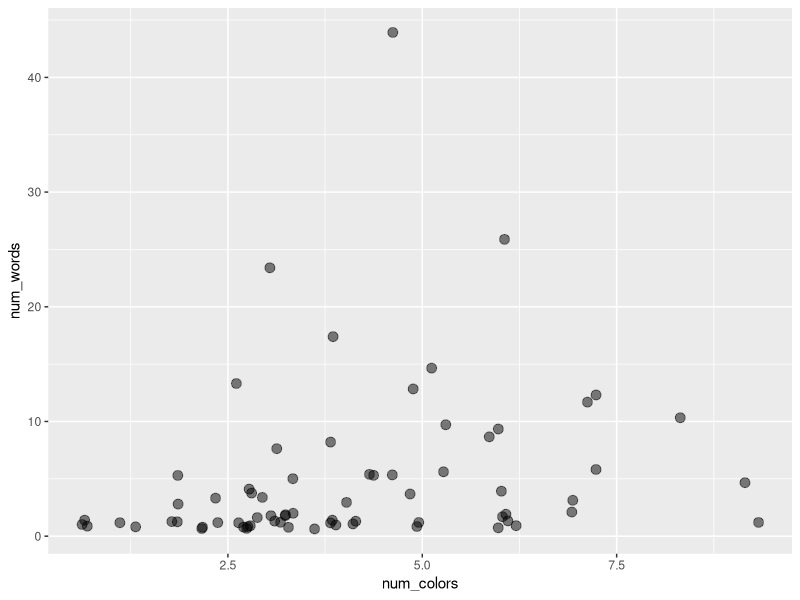
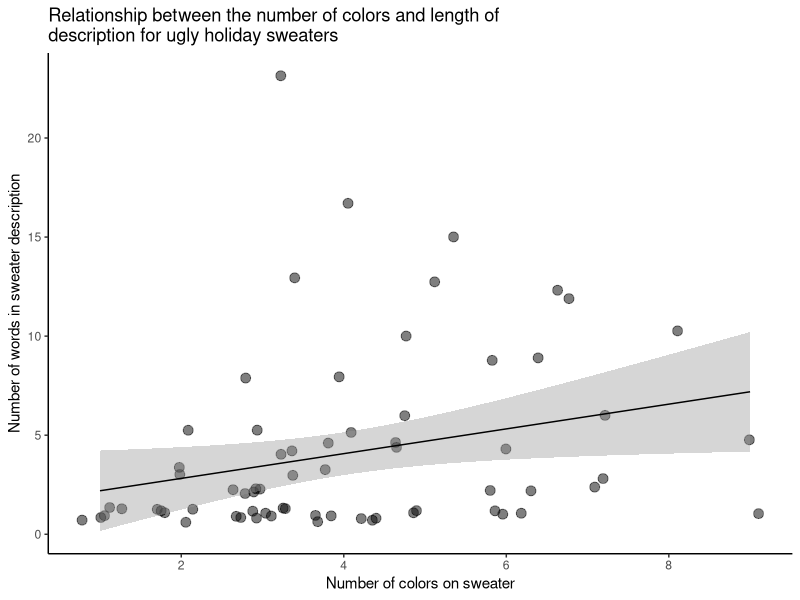

The R script that drew these images, in order:
#..........................load packages.........................

library(tidyverse)

#..........................read in data..........................

sweaters <- read_csv(here::here("holiday_sweaters_2020_clean.csv")) %>% 
  dplyr::filter(hs_tf == "Yes") # filter data for those that actually have a sweater

#.....................wrangle sweater colors.....................
# 1) tidy colors (1 color per row)
# 2) group by sweater ID
# 3) calculate how many colors each sweater has on it
#................................................................

tidy_colors <- sweaters %>% 
  tidyr::separate_rows(colors, sep = c(", ")) %>% 
  tidyr::separate_rows(colors, sep = c(" and ")) %>% 
  group_by(sweater) %>% 
  summarize(num_colors = length(sweater))

#..................wrangle sweater descriptions..................
# 1) tidy colors (1 word per row)
# 2) group by sweater ID
# 3) calculate how many colors each sweater has on it
# ................................................................

tidy_descriptions <- sweaters %>% 
  tidyr::separate_rows(image_desc, sep = c(" ")) %>% 
  group_by(sweater) %>% 
  summarize(num_words = length(sweater))

#........................join data frames.........................

tidy_counts <- full_join(tidy_descriptions, tidy_colors)

#....................create exploratory plot.....................

exploratory_plot <- ggplot(tidy_counts, aes(x = num_colors, y = num_words)) +
  geom_jitter(size = 3, alpha = 0.5) 

exploratory_plot

#.........................remove outlier.........................

tidy_counts2 <- tidy_counts %>% 
  filter(!sweater %in% c("sweater87", "sweater7"))

#........................fit linear model........................

sweater_lm <- lm(data = tidy_counts, num_words ~ num_colors)
summary(sweater_lm)

#......................create finalized plot.....................

finalized_plot <- ggplot(tidy_counts2, aes(x = num_colors, y = num_words)) +
  geom_jitter(size = 3, alpha = 0.5) +
  scale_x_continuous(breaks = seq(from = 2, to = 8, by = 2)) +
  geom_smooth(method = lm, se = TRUE, size = 0.5, color = "black") +
  labs(x = "Number of colors on sweater", 
       y = "Number of words in sweater description",
       title = str_wrap("Relationship between the number of colors and length of description for ugly holiday sweaters", 60)) +
  theme_classic()

finalized_plot

# ggsave("Rplot.png", plot = finalized_plot, width = 6, height = 6)














# tidy_colors <- sweaters %>% 
#   
#   # 1) filter for people that have holiday sweaters
#   dplyr::filter(hs_tf == "Yes") %>% 
#   
#   # 2) convert all character strings in the 'color' column to lowercase
#   dplyr::mutate(colors = str_to_lower(colors)) %>% 
#   
#   # 3) tidy colors (one color per row)
#   tidyr::separate_rows(colors, sep = c(", ")) %>% 
#   tidyr::separate_rows(colors, sep = c(" and ")) %>% 
#   
#   # 4) clean messy color names
#   dplyr::mutate(colors_clean = colors,
#                 colors_clean = str_replace(colors_clean, "good", "gold"),
#                 colors_clean = str_replace(colors_clean, "terrifyingly bright pink", "pink")) %>% 
#   
#   # 5) group by sweater entry
#   dplry::group_by(sweater)


# ggplot(tidy_colors, aes(x = sweater, y = colors_clean)) +
#   geom_point() +
#   theme_classic() +
#   theme(
#     axis.text.x = element_text(angle = 90, vjust = 0.5, hjust = 1)
#   )



                